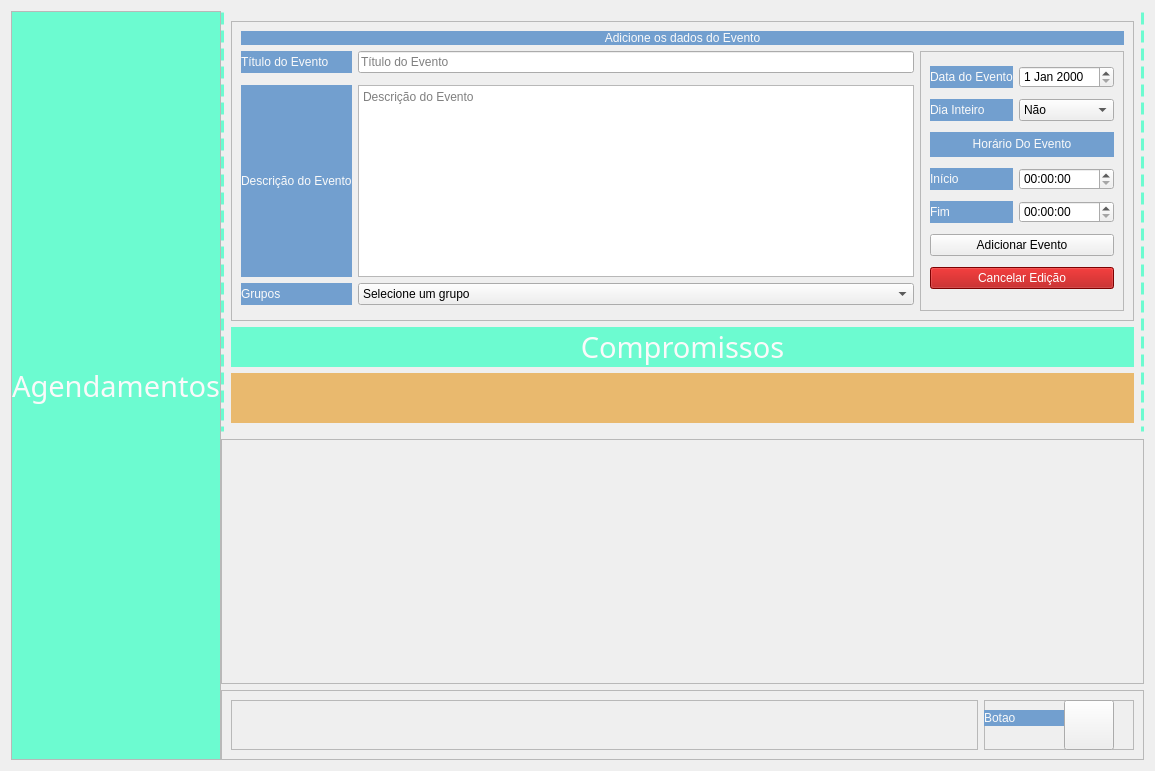
<?xml version="1.0" encoding="UTF-8"?>
<ui version="4.0">
 <class>wdgAgenda</class>
 <widget class="QWidget" name="wdgAgenda">
  <property name="geometry">
   <rect>
    <x>0</x>
    <y>0</y>
    <width>1155</width>
    <height>771</height>
   </rect>
  </property>
  <property name="windowTitle">
   <string>Form</string>
  </property>
  <property name="styleSheet">
   <string notr="true">QLabel {
	background-color: rgb(114, 159, 207);
	color: #fafafa	
}

QPushButton:hover {
	background-color: rgb(114, 159, 207);
}

#pbCriarEvento {
	border:2px solid;
	border-radius: 25px;
	
}

#pbCancelaEdicao {
	background-color: rgb(174, 2, 2);
	color: white
}

#pbCancelaEdicao:hover {
	background-color: rgb(149, 18, 18);
}</string>
  </property>
  <layout class="QGridLayout" name="gridLayout">
   <property name="horizontalSpacing">
    <number>0</number>
   </property>
   <property name="verticalSpacing">
    <number>6</number>
   </property>
   <item row="3" column="3">
    <widget class="QFrame" name="frame">
     <property name="minimumSize">
      <size>
       <width>0</width>
       <height>70</height>
      </size>
     </property>
     <property name="maximumSize">
      <size>
       <width>16777215</width>
       <height>100</height>
      </size>
     </property>
     <property name="frameShape">
      <enum>QFrame::StyledPanel</enum>
     </property>
     <property name="frameShadow">
      <enum>QFrame::Raised</enum>
     </property>
     <layout class="QGridLayout" name="gridLayout_6">
      <item row="0" column="0">
       <widget class="QFrame" name="frame_3">
        <property name="sizePolicy">
         <sizepolicy hsizetype="Preferred" vsizetype="Preferred">
          <horstretch>0</horstretch>
          <verstretch>0</verstretch>
         </sizepolicy>
        </property>
        <property name="minimumSize">
         <size>
          <width>100</width>
          <height>0</height>
         </size>
        </property>
        <property name="maximumSize">
         <size>
          <width>16777215</width>
          <height>16777215</height>
         </size>
        </property>
        <property name="frameShape">
         <enum>QFrame::StyledPanel</enum>
        </property>
        <property name="frameShadow">
         <enum>QFrame::Raised</enum>
        </property>
       </widget>
      </item>
      <item row="0" column="1">
       <widget class="QFrame" name="frame_4">
        <property name="sizePolicy">
         <sizepolicy hsizetype="Fixed" vsizetype="Preferred">
          <horstretch>0</horstretch>
          <verstretch>0</verstretch>
         </sizepolicy>
        </property>
        <property name="minimumSize">
         <size>
          <width>100</width>
          <height>0</height>
         </size>
        </property>
        <property name="maximumSize">
         <size>
          <width>150</width>
          <height>16777215</height>
         </size>
        </property>
        <property name="frameShape">
         <enum>QFrame::StyledPanel</enum>
        </property>
        <property name="frameShadow">
         <enum>QFrame::Raised</enum>
        </property>
        <widget class="QLabel" name="label_3">
         <property name="geometry">
          <rect>
           <x>0</x>
           <y>10</y>
           <width>111</width>
           <height>16</height>
          </rect>
         </property>
         <property name="text">
          <string>Botao</string>
         </property>
        </widget>
        <widget class="QPushButton" name="pbChamaInserirEvento">
         <property name="geometry">
          <rect>
           <x>80</x>
           <y>0</y>
           <width>50</width>
           <height>50</height>
          </rect>
         </property>
         <property name="sizePolicy">
          <sizepolicy hsizetype="Minimum" vsizetype="Fixed">
           <horstretch>0</horstretch>
           <verstretch>0</verstretch>
          </sizepolicy>
         </property>
         <property name="minimumSize">
          <size>
           <width>50</width>
           <height>50</height>
          </size>
         </property>
         <property name="maximumSize">
          <size>
           <width>16777215</width>
           <height>16777215</height>
          </size>
         </property>
         <property name="styleSheet">
          <string notr="true">#pbChamaInserirEvento::active {
	image: url(:/ManitulaAddEvento/007-pen.png);
	background-position: center;
	background-repeat: no-repeat;
	background-color: #fafafa;
}

#pbChamaInserirEvento::pressed {
	image: url(:/ManitulaAddEvento/002-draw.png);
	background-position: center;
	background-repeat: no-repeat;
	background-color: #fafafa;
}</string>
         </property>
         <property name="text">
          <string/>
         </property>
        </widget>
       </widget>
      </item>
     </layout>
    </widget>
   </item>
   <item row="0" column="3" rowspan="2">
    <widget class="QFrame" name="frCompromisso">
     <property name="minimumSize">
      <size>
       <width>210</width>
       <height>0</height>
      </size>
     </property>
     <property name="styleSheet">
      <string notr="true">#frCompromisso{
background-color: transparent;
border-left: 3px dashed rgb(108, 251, 208);
border-right: 3px dashed rgb(108, 251, 208);
}</string>
     </property>
     <property name="frameShape">
      <enum>QFrame::StyledPanel</enum>
     </property>
     <property name="frameShadow">
      <enum>QFrame::Raised</enum>
     </property>
     <layout class="QGridLayout" name="gridLayout_2">
      <item row="0" column="1" rowspan="2">
       <widget class="QFrame" name="frInserirEvento">
        <property name="minimumSize">
         <size>
          <width>0</width>
          <height>0</height>
         </size>
        </property>
        <property name="frameShape">
         <enum>QFrame::StyledPanel</enum>
        </property>
        <property name="frameShadow">
         <enum>QFrame::Raised</enum>
        </property>
        <layout class="QGridLayout" name="gridLayout_4">
         <item row="4" column="1">
          <widget class="QComboBox" name="cbxGrupos">
           <item>
            <property name="text">
             <string>Selecione um grupo</string>
            </property>
           </item>
          </widget>
         </item>
         <item row="1" column="2" rowspan="5">
          <widget class="QFrame" name="frame_2">
           <property name="minimumSize">
            <size>
             <width>100</width>
             <height>0</height>
            </size>
           </property>
           <property name="frameShape">
            <enum>QFrame::StyledPanel</enum>
           </property>
           <property name="frameShadow">
            <enum>QFrame::Raised</enum>
           </property>
           <layout class="QGridLayout" name="gridLayout_5">
            <item row="8" column="0">
             <widget class="QLabel" name="lbHoraFimEvento">
              <property name="maximumSize">
               <size>
                <width>16777215</width>
                <height>25</height>
               </size>
              </property>
              <property name="text">
               <string>Fim</string>
              </property>
             </widget>
            </item>
            <item row="11" column="0" colspan="2">
             <widget class="QPushButton" name="pbAddEvento">
              <property name="text">
               <string>Adicionar Evento</string>
              </property>
             </widget>
            </item>
            <item row="1" column="0">
             <widget class="QLabel" name="lbDataEvento">
              <property name="maximumSize">
               <size>
                <width>16777215</width>
                <height>25</height>
               </size>
              </property>
              <property name="text">
               <string>Data do Evento</string>
              </property>
             </widget>
            </item>
            <item row="6" column="0">
             <widget class="QLabel" name="lbHoraInicioEvento">
              <property name="maximumSize">
               <size>
                <width>16777215</width>
                <height>25</height>
               </size>
              </property>
              <property name="text">
               <string>Início</string>
              </property>
             </widget>
            </item>
            <item row="1" column="1">
             <widget class="QDateEdit" name="deDataEvento"/>
            </item>
            <item row="4" column="0">
             <widget class="QLabel" name="lbDiaInteiroEvento">
              <property name="maximumSize">
               <size>
                <width>16777215</width>
                <height>25</height>
               </size>
              </property>
              <property name="text">
               <string>Dia Inteiro</string>
              </property>
             </widget>
            </item>
            <item row="5" column="0" colspan="2">
             <widget class="QLabel" name="lbHoraEvento">
              <property name="maximumSize">
               <size>
                <width>16777215</width>
                <height>25</height>
               </size>
              </property>
              <property name="text">
               <string>&lt;html&gt;&lt;head/&gt;&lt;body&gt;&lt;p align=&quot;center&quot;&gt;Horário Do Evento&lt;/p&gt;&lt;/body&gt;&lt;/html&gt;</string>
              </property>
             </widget>
            </item>
            <item row="6" column="1">
             <widget class="QTimeEdit" name="teHoraInicioEvento"/>
            </item>
            <item row="8" column="1">
             <widget class="QTimeEdit" name="teHoraFimEvento"/>
            </item>
            <item row="4" column="1">
             <widget class="QComboBox" name="cbxDiaInteiro">
              <item>
               <property name="text">
                <string>Não</string>
               </property>
              </item>
              <item>
               <property name="text">
                <string>Sim</string>
               </property>
              </item>
             </widget>
            </item>
            <item row="12" column="0" colspan="2">
             <widget class="QPushButton" name="pbCancelaEdicao">
              <property name="text">
               <string>Cancelar Edição</string>
              </property>
             </widget>
            </item>
           </layout>
          </widget>
         </item>
         <item row="3" column="1">
          <widget class="QTextEdit" name="teDetalhesEvento">
           <property name="html">
            <string>&lt;!DOCTYPE HTML PUBLIC &quot;-//W3C//DTD HTML 4.0//EN&quot; &quot;http://www.w3.org/TR/REC-html40/strict.dtd&quot;&gt;
&lt;html&gt;&lt;head&gt;&lt;meta name=&quot;qrichtext&quot; content=&quot;1&quot; /&gt;&lt;style type=&quot;text/css&quot;&gt;
p, li { white-space: pre-wrap; }
&lt;/style&gt;&lt;/head&gt;&lt;body style=&quot; font-family:'Fira Sans Semi-Light'; font-size:10pt; font-weight:400; font-style:normal;&quot;&gt;
&lt;p style=&quot;-qt-paragraph-type:empty; margin-top:0px; margin-bottom:0px; margin-left:0px; margin-right:0px; -qt-block-indent:0; text-indent:0px;&quot;&gt;&lt;br /&gt;&lt;/p&gt;&lt;/body&gt;&lt;/html&gt;</string>
           </property>
           <property name="placeholderText">
            <string>Descrição do Evento</string>
           </property>
          </widget>
         </item>
         <item row="1" column="0">
          <widget class="QLabel" name="lbTituloEvento">
           <property name="text">
            <string>Título do Evento</string>
           </property>
          </widget>
         </item>
         <item row="4" column="0">
          <widget class="QLabel" name="lbGrupos">
           <property name="text">
            <string>Grupos</string>
           </property>
          </widget>
         </item>
         <item row="3" column="0">
          <widget class="QLabel" name="lbDrescricaoEvento">
           <property name="text">
            <string>Descrição do Evento</string>
           </property>
          </widget>
         </item>
         <item row="1" column="1">
          <widget class="QLineEdit" name="leTituloEvento">
           <property name="text">
            <string/>
           </property>
           <property name="placeholderText">
            <string>Título do Evento</string>
           </property>
          </widget>
         </item>
         <item row="0" column="0" colspan="3">
          <widget class="QLabel" name="lbDadosDoEvento">
           <property name="maximumSize">
            <size>
             <width>16777215</width>
             <height>25</height>
            </size>
           </property>
           <property name="text">
            <string>&lt;html&gt;&lt;head/&gt;&lt;body&gt;&lt;p align=&quot;center&quot;&gt;Adicione os dados do Evento&lt;/p&gt;&lt;/body&gt;&lt;/html&gt;</string>
           </property>
          </widget>
         </item>
        </layout>
       </widget>
      </item>
      <item row="4" column="1">
       <widget class="QLabel" name="lbData">
        <property name="minimumSize">
         <size>
          <width>0</width>
          <height>50</height>
         </size>
        </property>
        <property name="styleSheet">
         <string notr="true">background-color: rgb(233, 185, 110);</string>
        </property>
        <property name="text">
         <string/>
        </property>
        <property name="alignment">
         <set>Qt::AlignCenter</set>
        </property>
       </widget>
      </item>
      <item row="3" column="1">
       <widget class="QLabel" name="label">
        <property name="font">
         <font>
          <family>Fira Sans ExtraLight</family>
          <pointsize>22</pointsize>
         </font>
        </property>
        <property name="styleSheet">
         <string notr="true">background-color: rgb(108, 251, 208);</string>
        </property>
        <property name="text">
         <string>Compromissos</string>
        </property>
        <property name="alignment">
         <set>Qt::AlignCenter</set>
        </property>
       </widget>
      </item>
     </layout>
    </widget>
   </item>
   <item row="0" column="2" rowspan="4">
    <widget class="QFrame" name="frAgenda">
     <property name="minimumSize">
      <size>
       <width>0</width>
       <height>0</height>
      </size>
     </property>
     <property name="maximumSize">
      <size>
       <width>700</width>
       <height>16777215</height>
      </size>
     </property>
     <property name="frameShape">
      <enum>QFrame::StyledPanel</enum>
     </property>
     <property name="frameShadow">
      <enum>QFrame::Raised</enum>
     </property>
     <layout class="QGridLayout" name="gridLayout_3">
      <property name="leftMargin">
       <number>0</number>
      </property>
      <property name="topMargin">
       <number>0</number>
      </property>
      <property name="rightMargin">
       <number>0</number>
      </property>
      <property name="bottomMargin">
       <number>0</number>
      </property>
      <property name="spacing">
       <number>0</number>
      </property>
      <item row="1" column="0">
       <layout class="QVBoxLayout" name="vlAgenda">
        <item>
         <widget class="QLabel" name="label_2">
          <property name="minimumSize">
           <size>
            <width>0</width>
            <height>100</height>
           </size>
          </property>
          <property name="font">
           <font>
            <family>Fira Sans ExtraLight</family>
            <pointsize>22</pointsize>
           </font>
          </property>
          <property name="styleSheet">
           <string notr="true">background-color: rgb(108, 251, 208);</string>
          </property>
          <property name="text">
           <string>Agendamentos</string>
          </property>
          <property name="alignment">
           <set>Qt::AlignCenter</set>
          </property>
         </widget>
        </item>
       </layout>
      </item>
     </layout>
    </widget>
   </item>
   <item row="2" column="3">
    <widget class="QScrollArea" name="scrollArea">
     <property name="minimumSize">
      <size>
       <width>300</width>
       <height>0</height>
      </size>
     </property>
     <property name="widgetResizable">
      <bool>true</bool>
     </property>
     <widget class="QWidget" name="saEventosCard">
      <property name="geometry">
       <rect>
        <x>0</x>
        <y>0</y>
        <width>939</width>
        <height>254</height>
       </rect>
      </property>
     </widget>
    </widget>
   </item>
  </layout>
 </widget>
 <resources>
  <include location="../Imagens/agendaPageResources.qrc"/>
 </resources>
 <connections/>
</ui>
